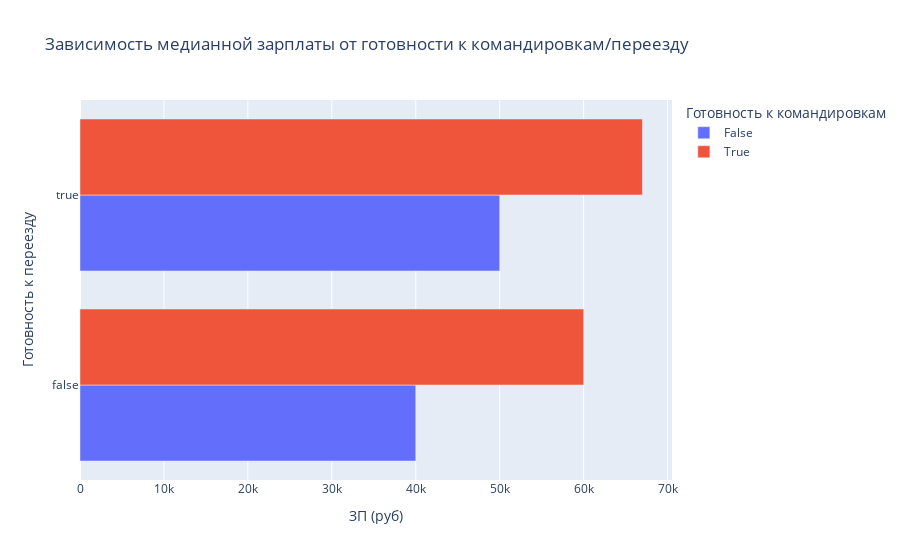

The cell this chart's notebook holds for it:
### Markdown cell above
6. Постройте **многоуровневую столбчатую диаграмму**, которая показывает зависимость медианной заработной платы (**"ЗП (руб)"**) от признаков **"Готовность к переезду"** и **"Готовность к командировкам"**. Проанализируйте график, сравнив уровень заработной платы в категориях.

### Code cell
df = hh_data.groupby( #сгруппируем выборки из базы данных
    ['Готовность к командировкам', 'Готовность к переезду'], #нам нужны признаки "Готовность к переезду" и "Готовность к командировкам"
    as_index=False
)['ЗП (руб)'].median()
fig = px.bar(
    data_frame=df,
    x='ЗП (руб)',
    y='Готовность к переезду',    
    barmode="group",
    color='Готовность к командировкам',
    orientation='h',
    title='Зависимость медианной зарплаты от готовности к командировкам/переезду'
)
fig.show()

### Figure 1 — Plotly figure (JSON) as saved in the notebook; plotly's stock layout.template omitted (floating-point values rounded to 4 significant figures)
{"data": [{"alignmentgroup": "True", "hovertemplate": "Готовность к командировкам=False<br>ЗП (руб)=%{x}<br>Готовность к переезду=%{y}<extra></extra>", "legendgroup": "False", "marker": {"color": "#636efa", "pattern": {"shape": ""}}, "name": "False", "offsetgroup": "False", "orientation": "h", "showlegend": true, "textposition": "auto", "type": "bar", "x": [40000, 50000], "xaxis": "x", "y": [false, true], "yaxis": "y"}, {"alignmentgroup": "True", "hovertemplate": "Готовность к командировкам=True<br>ЗП (руб)=%{x}<br>Готовность к переезду=%{y}<extra></extra>", "legendgroup": "True", "marker": {"color": "#EF553B", "pattern": {"shape": ""}}, "name": "True", "offsetgroup": "True", "orientation": "h", "showlegend": true, "textposition": "auto", "type": "bar", "x": [60000, 67000], "xaxis": "x", "y": [false, true], "yaxis": "y"}], "layout": {"barmode": "group", "legend": {"title": {"text": "Готовность к командировкам"}, "tracegroupgap": 0}, "title": {"text": "Зависимость медианной зарплаты от готовности к командировкам/переезду"}, "xaxis": {"anchor": "y", "domain": [0, 1], "title": {"text": "ЗП (руб)"}}, "yaxis": {"anchor": "x", "domain": [0, 1], "title": {"text": "Готовность к переезду"}}}}
